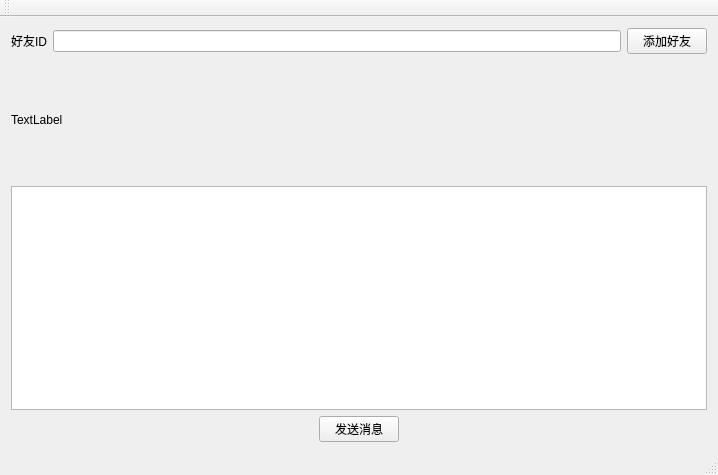
<?xml version="1.0" encoding="UTF-8"?>
<ui version="4.0">
 <class>MainWindowClass</class>
 <widget class="QMainWindow" name="MainWindowClass">
  <property name="geometry">
   <rect>
    <x>0</x>
    <y>0</y>
    <width>718</width>
    <height>475</height>
   </rect>
  </property>
  <property name="windowTitle">
   <string>MainWindow</string>
  </property>
  <widget class="QWidget" name="centralWidget">
   <layout class="QVBoxLayout" name="verticalLayout_2">
    <item>
     <layout class="QVBoxLayout" name="verticalLayout">
      <item>
       <layout class="QHBoxLayout" name="horizontalLayout_2">
        <item>
         <widget class="QLabel" name="labelFriend">
          <property name="text">
           <string>好友ID</string>
          </property>
          <property name="alignment">
           <set>Qt::AlignCenter</set>
          </property>
         </widget>
        </item>
        <item>
         <widget class="QLineEdit" name="lineEditFriend"/>
        </item>
        <item>
         <widget class="QPushButton" name="btnAddFriend">
          <property name="text">
           <string>添加好友</string>
          </property>
         </widget>
        </item>
       </layout>
      </item>
      <item>
       <widget class="QLabel" name="labelMsg">
        <property name="minimumSize">
         <size>
          <width>0</width>
          <height>120</height>
         </size>
        </property>
        <property name="text">
         <string>TextLabel</string>
        </property>
       </widget>
      </item>
      <item>
       <widget class="QTextEdit" name="textEditMsg"/>
      </item>
      <item>
       <layout class="QHBoxLayout" name="horizontalLayout">
        <item>
         <spacer name="horizontalSpacer">
          <property name="orientation">
           <enum>Qt::Horizontal</enum>
          </property>
          <property name="sizeHint" stdset="0">
           <size>
            <width>40</width>
            <height>20</height>
           </size>
          </property>
         </spacer>
        </item>
        <item>
         <widget class="QPushButton" name="btnSendMsg">
          <property name="text">
           <string>发送消息</string>
          </property>
         </widget>
        </item>
        <item>
         <spacer name="horizontalSpacer_2">
          <property name="orientation">
           <enum>Qt::Horizontal</enum>
          </property>
          <property name="sizeHint" stdset="0">
           <size>
            <width>40</width>
            <height>20</height>
           </size>
          </property>
         </spacer>
        </item>
       </layout>
      </item>
     </layout>
    </item>
   </layout>
  </widget>
  <widget class="QMenuBar" name="menuBar">
   <property name="geometry">
    <rect>
     <x>0</x>
     <y>0</y>
     <width>718</width>
     <height>26</height>
    </rect>
   </property>
  </widget>
  <widget class="QToolBar" name="mainToolBar">
   <attribute name="toolBarArea">
    <enum>TopToolBarArea</enum>
   </attribute>
   <attribute name="toolBarBreak">
    <bool>false</bool>
   </attribute>
  </widget>
  <widget class="QStatusBar" name="statusBar"/>
 </widget>
 <layoutdefault spacing="6" margin="11"/>
 <resources>
  <include location="mainwindow.qrc"/>
 </resources>
 <connections/>
</ui>
